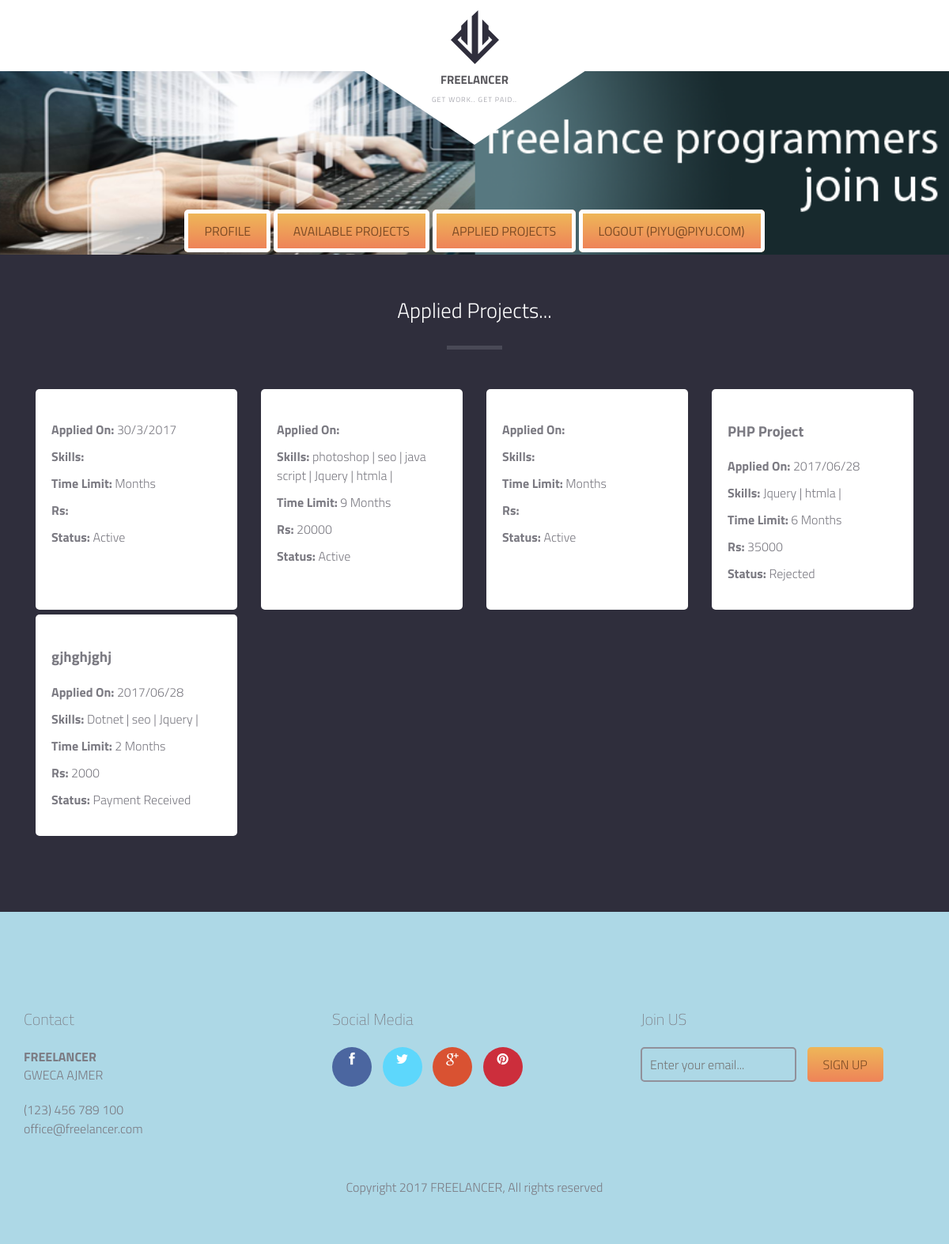
The page /freelancer_appliedprojectlist.php (signed in) on the database its author committed.
### tables this page shows
CREATE TABLE IF NOT EXISTS `project_application` (
  `sr_no` int(11) NOT NULL AUTO_INCREMENT,
  `project_id` int(11) NOT NULL,
  `freelancer_id` int(11) NOT NULL,
  `date` varchar(500) NOT NULL,
  `description` varchar(500) NOT NULL,
  `message` varchar(500) NOT NULL,
  `status` int(11) NOT NULL,
  PRIMARY KEY (`sr_no`)
);

CREATE TABLE IF NOT EXISTS `skill_table` (
  `id` int(11) NOT NULL AUTO_INCREMENT,
  `skill` varchar(500) NOT NULL,
  `active` varchar(500) NOT NULL,
  PRIMARY KEY (`id`)
);

CREATE TABLE IF NOT EXISTS `project` (
  `id` int(11) NOT NULL AUTO_INCREMENT,
  `employer` int(11) NOT NULL,
  `description` text NOT NULL,
  `skills` varchar(500) NOT NULL,
  `budget` int(11) NOT NULL,
  `time` int(11) NOT NULL,
  `submission` date NOT NULL,
  `active` int(11) NOT NULL,
  `qualification` varchar(500) NOT NULL,
  `experience` varchar(500) NOT NULL,
  `title` varchar(100) NOT NULL,
  `selected_freelancer` bigint(20) NOT NULL DEFAULT '0',
  `payment_done` int(11) NOT NULL DEFAULT '0',
  PRIMARY KEY (`id`)
);

### freelancer_appliedprojectlist.php (the view, shortened to what this page needs)
<?php
	$con=mysqli_connect("127.0.0.1:3307","pma","","freelancer");
	$q="Select * from project_application where freelancer_id='" . $_SESSION['freelancer_userid'] . "'" ;
	$res=mysqli_query($con,$q);
?>
<!DOCTYPE html>
<html lang="en">
	<head>
		<link href="fonts/font-awesome.min.css" rel="stylesheet" type="text/css">
		<link href="assets/css/bootstrap.css" rel="stylesheet" />
    <link href="assets/js/dataTables/dataTables.bootstrap.css" rel="stylesheet" />
    <link href="assets/css/font-awesome.css" rel="stylesheet" />
		<link rel="stylesheet" href="style.css">
	</head>
	<body class="homepage">
		<div id="site-content">
			<header class="site-header">
				<div class="container">
					<div id="branding">
						<img src="images/logo.png" alt="" class="logo">
						<h1 class="site-title"><a href="index.php">FREELANCER</a></h1>
						<small class="site-description">GET WORK.. GET PAID..</small>
					</div>
				</div>
			</header>
			<main class="main-content">
				<div class="hero">
					<div class="featured-image" data-bg-image="dummy/home.jpg" style="background-image: url(&quot;dummy/home.jpg&quot;);">
						<a href="freelancer_profile.php" class="button">Profile</a>
						<a href="freelancer_availableprojectlist.php" class="button">Available Projects</a>
						<a href="freelancer_appliedprojectlist.php" class="button">Applied Projects</a>
						<a href="freelancer_logout.php" class="button">Logout (<?php echo $_SESSION['freelancer_username']; ?>)</a>
					</div>
				</div>
				<div class="fullwidth-block" data-bg-color="#2f2e3c">
					<div class="container">
						<header bg-dark>
							<h2 class="section-title">Applied Projects...</h2>
						</header>
						<div class="posts-list">
						<?php
							while($row=mysqli_fetch_array($res))
							{
								$project_id = $row['project_id'];
								$applied_q="Select project.*,employer.name employername from project join employer on employer.sr_no=project.employer where id='$project_id' order by id desc" ;
								$applied_res=mysqli_query($con,$applied_q);
								$applied_row=mysqli_fetch_array($applied_res);
								?>
							<div class="post">
								<div class="post-content">
									<h3><?php echo $applied_row['title']; ?></h3>
									<p><strong>Applied On:</strong> <?php echo $row['date']; ?></p>
									<p ><strong>Skills:</strong>
									<?php
									$skill_ar = explode(',',$applied_row['skills']);
								$q='Select * from skill_table where active="1" order by id desc';
					   $res1=mysqli_query($con,$q);
					   while($r = mysqli_fetch_array($res1))
					   {
						   $checkskillmatch=0;
						   foreach($skill_ar as $singleSkill)
							{
							   if($singleSkill==$r['id'])
								{
								   $checkskillmatch=1;
								   break;
								}
							}
						   if($checkskillmatch==1)
						   {
							   echo $r['skill']." | ";
						   }
						}
					  ?>
									</p>
									<p><strong>Time Limit:</strong> <?php echo $applied_row['time']; ?> Months<br></p>
									<p><strong>Rs:</strong> <?php echo $applied_row['budget']; ?><br></p>
									<p><strong>Status:</strong>
									<?php
									if($applied_row['selected_freelancer']==0)
									{
										echo "Active";
									}
									else if($applied_row['selected_freelancer']==$_SESSION['freelancer_userid'])
									{
										if($applied_row['payment_done']==0)
										{
											echo "Accepted";
										}
										else
										{
											echo "Payment Received";
										}
									}
									else
									{
										echo "Rejected";
									}
									?>
									</p>
								</div>
							</div>
							<?php
							}
							?>
						</div>
					</div>
				</div>
			</main>
			<footer class="site-footer">
				<div class="container">
					<div class="row">
						<div class="col-md-4">
							<div class="widget">
								<h3 class="widget-title">Contact</h3>
								<strong>FREELANCER</strong>
								<address>GWECA AJMER</address>
								<a href="tel:1234567890">(123) 456 789 100</a> <br>
								<a href="mailto:office@freelancer.com">office@freelancer.com</a>
							</div>
						</div>
						<div class="col-md-4">
							<div class="widget">
								<h3 class="widget-title">Social Media</h3>
								<div class="social-links">
									<a href="#" class="facebook"><i class="fa fa-facebook"></i></a>
									<a href="#" class="twitter"><i class="fa fa-twitter"></i></a>
									<a href="#" class="google-plus"><i class="fa fa-google-plus"></i></a>
									<a href="#" class="pinterest"><i class="fa fa-pinterest"></i></a>
								</div>
							</div>
						</div>
						<div class="col-md-4">
							<div class="widget">
								<h3 class="widget-title">Join US</h3>
								<form action="#" class="subscribe">
									<input type="email" placeholder="Enter your email...">
									<input type="submit" value="sign up">
								</form>
							</div>
						</div>
					</div>
					<div class="copy">
						<p>Copyright 2017 FREELANCER,  All rights reserved</p>
					</div>
				</div>
			</footer>
		</div>
	</body>
</html>

### rows shown on the page
project_application: date "30/3/2017", shows "Active"
project_application: project.time "9", project.budget "20000", shows "Active"
skill_table: skill "photoshop"
skill_table: skill "seo"
skill_table: skill "java script"
skill_table: skill "Jquery"
skill_table: skill "htmla"
project_application: shows "Active"
project_application: project.title "PHP Project", date "2017/06/28", project.time "6", project.budget "35000", shows "Rejected"
project_application: project.title "gjhghjghj", date "2017/06/28", project.time "2", project.budget "2000", shows "Payment Received"
skill_table: skill "Dotnet"

### other values the page prints
$_SESSION['freelancer_username'] "PIYU@PIYU.COM"
